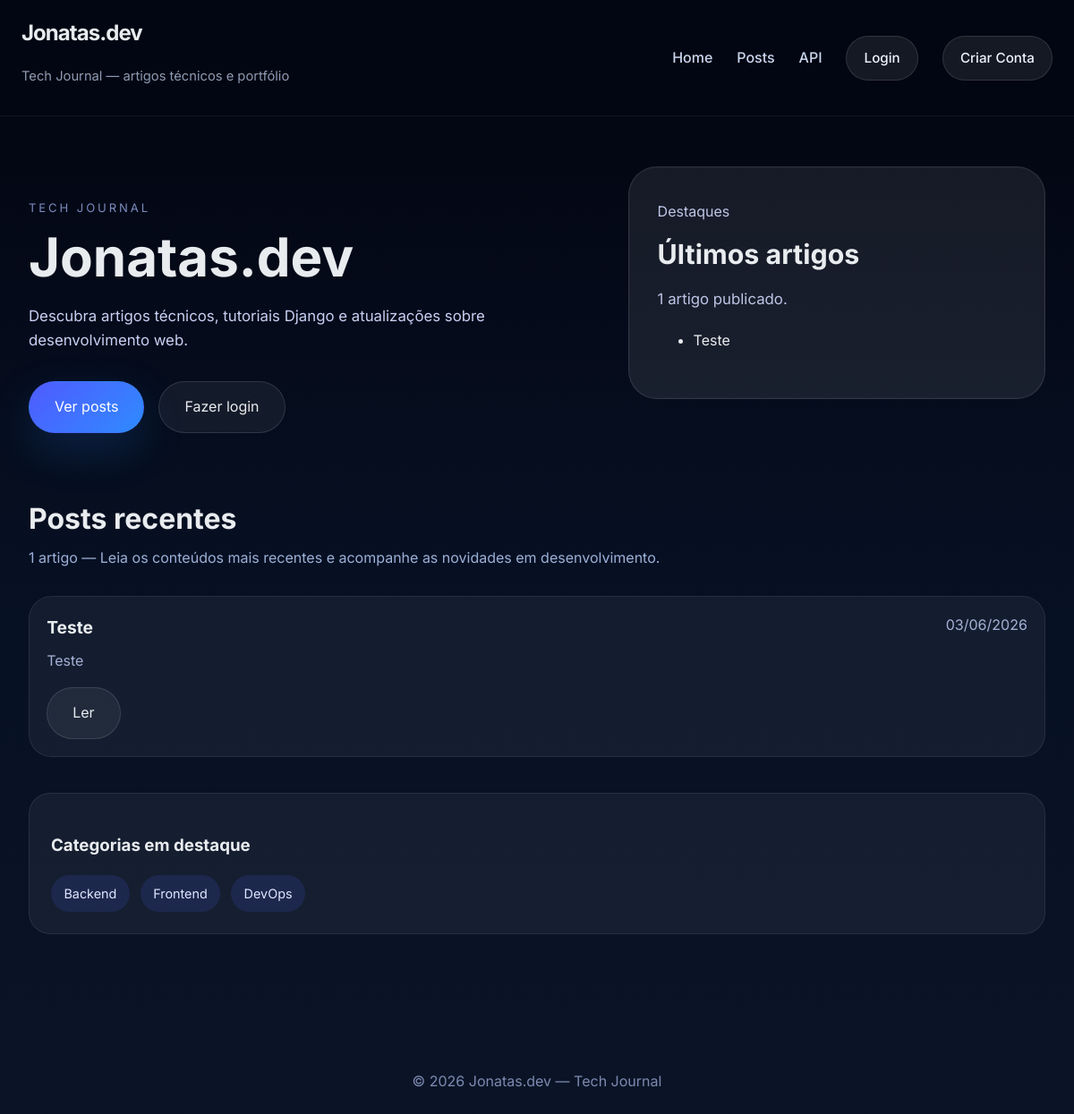
/blog/, run on an earlier commit of the app's database.
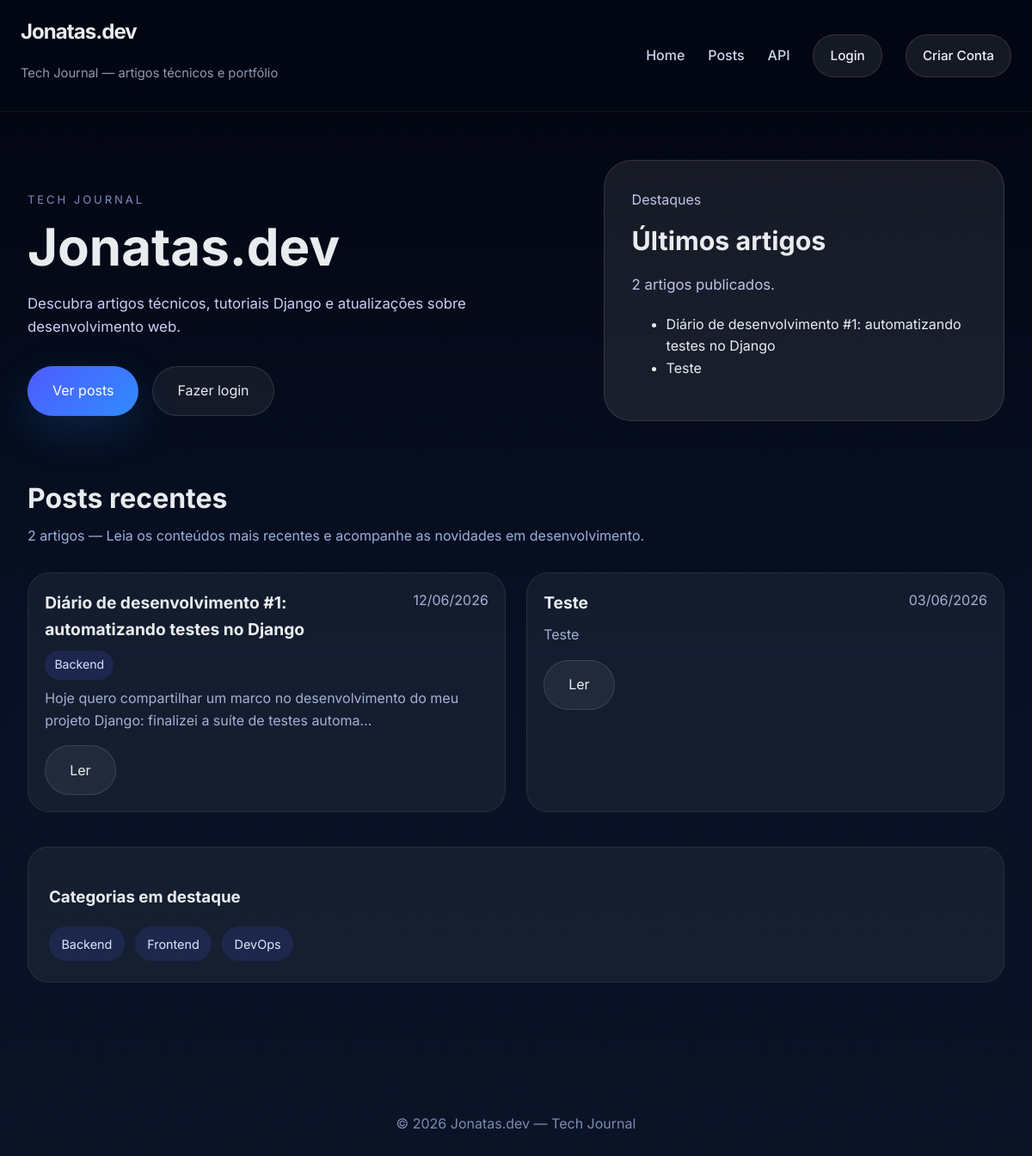
And on a later commit of the database.
### blog/models.py (models this page shows, shortened)
class Post(models.Model):
    title = models.CharField(max_length=200)
    content = models.TextField()
    author = models.ForeignKey(User, on_delete=models.CASCADE)
    category = models.ForeignKey(Category, on_delete=models.SET_NULL, null=True, blank=True)
    tags = models.ManyToManyField(Tag, blank=True)
    created_at = models.DateTimeField(auto_now_add=True)
    updated_at = models.DateTimeField(auto_now=True)

class Category(models.Model):
    name = models.CharField(max_length=100)
    slug = models.SlugField(unique=True)

### blog/views.py (the view)
# urls.py: path('', views.home, name='home'),
def home(request):
    recent_posts = Post.objects.select_related('category', 'author').order_by('-created_at')[:4]
    categories = Category.objects.all()
    total_posts = Post.objects.count()
    return render(request, "core/home.html", {
        "featured_posts": recent_posts,
        "categories": categories,
        "total_posts": total_posts,
    })

### core/templates/core/home.html (shortened to what this page needs)
{% extends "core/base.html" %}
{% block content %}
<section class="hero-card">
    <div class="hero-copy">
        <p class="eyebrow">Tech Journal</p>
        <h1>Jonatas.dev</h1>
        <p class="hero-description">Descubra artigos técnicos, tutoriais Django e atualizações sobre desenvolvimento web.</p>
        <div class="hero-actions">
            <a href="{% url 'post_list' %}" class="btn-primary">Ver posts</a>
            {% if not user.is_authenticated %}
                <a href="{% url 'login' %}" class="btn-secondary">Fazer login</a>
            {% else %}
                <a href="{% url 'post_create' %}" class="btn-secondary">Novo artigo</a>
            {% endif %}
        </div>
    </div>
    <div class="hero-visual">
        <div class="hero-card-small">
            <p class="eyebrow">Destaques</p>
            <h2>Últimos artigos</h2>
            <p class="hero-description" style="margin-bottom: 1.2rem;">{{ total_posts }} artigo{{ total_posts|pluralize }} publicado{{ total_posts|pluralize }}.</p>
            {% if featured_posts %}
            <ul class="sidebar-list" style="margin-top: 0;">
                {% for post in featured_posts|slice:":3" %}
                <li><a href="{% url 'post_detail' post.id %}">{{ post.title }}</a></li>
                {% endfor %}
            </ul>
            {% endif %}
        </div>
    </div>
</section>
<section class="featured-section">
    <div class="section-header">
        <h2>Posts recentes</h2>
        <p>{{ total_posts }} artigo{{ total_posts|pluralize }} — Leia os conteúdos mais recentes e acompanhe as novidades em desenvolvimento.</p>
    </div>
    <div class="post-grid">
        {% for post in featured_posts %}
        <article class="post-card">
            <div class="post-card-header">
                <h3><a href="{% url 'post_detail' post.id %}">{{ post.title }}</a></h3>
                <span class="post-meta">{{ post.created_at|date:"d/m/Y" }}</span>
            </div>
            {% if post.category %}
            <div class="post-tag-row"><span class="badge">{{ post.category.name }}</span></div>
            {% endif %}
            <p class="preview">{{ post.content|truncatechars:110 }}</p>
            <a href="{% url 'post_detail' post.id %}" class="btn-secondary">Ler</a>
        </article>
        {% empty %}
        <div class="panel-card">
            <p>Nenhum post publicado ainda. Crie seu primeiro artigo agora.</p>
        </div>
        {% endfor %}
    </div>
</section>
<aside class="sidebar">
    <div class="panel-card">
        <h3>Categorias em destaque</h3>
        <div class="pill-list">
            {% for category in categories %}
            <span class="pill">{{ category.name }}</span>
            {% endfor %}
        </div>
    </div>
</aside>
{% endblock %}

### core/templates/core/base.html (shortened to what this page needs)
{% load static %}
<!DOCTYPE html>
<html lang="pt-br">
<head>
    <link rel="stylesheet" href="{% static 'css/style.css' %}">
</head>
<body>
<header class="navbar">
    <div class="container">
        <div class="brand">
            <a class="logo" href="{% url 'home' %}">Jonatas.dev</a>
            <p class="brand-tag">Tech Journal — artigos técnicos e portfólio</p>
        </div>
        <nav aria-label="Menu principal">
            <a href="{% url 'home' %}">Home</a>
            <a href="{% url 'post_list' %}">Posts</a>
            <a href="/api/docs/">API</a>
            {% if user.is_authenticated %}
                <a href="{% url 'profile' %}" class="btn-small">Perfil</a>
                <a href="{% url 'post_create' %}" class="btn-small">Novo artigo</a>
                <form id="logout-form" action="{% url 'logout' %}" method="post" style="display:inline">
                    {% csrf_token %}
                    <button type="submit" class="btn-small">Sair</button>
                </form>
            {% else %}
                <a href="{% url 'login' %}" class="btn-small">Login</a>
                <a href="/signup/" class="btn-small">Criar Conta</a>
            {% endif %}
        </nav>
    </div>
</header>
<main class="notion-container">
    {% block content %}{% endblock %}
</main>
<footer class="footer">
    <p>© 2026 Jonatas.dev — Tech Journal</p>
</footer>
</body>
</html>

### static/css/style.css (style rules this page uses)
* { box-sizing: border-box; }
html { scroll-behavior: smooth; }
body { margin: 0; font-family: 'Inter', system-ui, -apple-system, BlinkMacSystemFont, 'Segoe UI', sans-serif; color: #e9ecef; background: linear-gradient(180deg, #02040f 0%, #071124 55%, #0b1426 100%); line-height: 1.6; }
a { color: inherit; text-decoration: none; }
button, .btn-primary, .btn-secondary { font-family: inherit; }
.notion-container { padding: 3rem 2rem 4rem; min-height: calc(100vh - 120px); }
.container { width: min(1180px, calc(100% - 3rem)); margin: 0 auto; }
.navbar { background: rgba(3, 7, 18, 0.96); border-bottom: 1px solid rgba(255, 255, 255, 0.06); position: sticky; top: 0; z-index: 20; }
.navbar .container { display: flex; align-items: center; justify-content: space-between; gap: 1rem; padding: 1.1rem 0; }
.brand { display: flex; flex-direction: column; gap: 0.18rem; }
.logo { font-size: 1.5rem; font-weight: 700; letter-spacing: -0.04em; }
.brand-tag { font-size: 0.92rem; color: #8f9bb3; }
nav a { margin-left: 1.4rem; color: #cbd6ee; font-weight: 500; }
nav a:first-child { margin-left: 0; }
.hero-card { display: grid; grid-template-columns: minmax(0, 1.35fr) minmax(280px, 1fr); gap: 2.5rem; align-items: center; padding: 0.5rem 0 3rem; }
.hero-copy { padding: 1rem 0; }
.hero-copy .eyebrow { text-transform: uppercase; letter-spacing: 0.22em; color: #7c8bbf; font-size: 0.82rem; margin-bottom: 1rem; }
.hero-copy h1 { margin: 0; font-size: clamp(3rem, 5vw, 4.5rem); line-height: 0.95; max-width: 660px; }
.hero-description { max-width: 36rem; margin: 1.5rem 0 2rem; color: #c8d0f4; font-size: 1.05rem; }
.hero-actions { display: flex; flex-wrap: wrap; gap: 1rem; }
.btn-primary, .btn-secondary, button { display: inline-flex; align-items: center; justify-content: center; border-radius: 999px; padding: 0.95rem 1.75rem; border: 1px solid transparent; transition: transform 160ms ease, box-shadow 160ms ease, background-color 160ms ease; }
.btn-primary { background: linear-gradient(135deg, #4f5bff, #2f8bff); color: #fff; box-shadow: 0 18px 50px rgba(47, 139, 255, 0.18); }
.btn-secondary { background: rgba(255, 255, 255, 0.06); color: #e9ecef; border-color: rgba(255, 255, 255, 0.12); }
.hero-visual { min-height: 320px; }
.hero-card-small { background: rgba(255, 255, 255, 0.08); border: 1px solid rgba(255, 255, 255, 0.1); padding: 2rem; border-radius: 2rem; min-height: 260px; display: flex; flex-direction: column; justify-content: center; box-shadow: inset 0 0 0 1px rgba(255, 255, 255, 0.02); }
.hero-card-small h2 { margin: 0.6rem 0 0.75rem; font-size: 1.9rem; }
.hero-card-small p { margin: 0; color: #bec6e6; line-height: 1.7; }
.btn-small { display: inline-flex; align-items: center; justify-content: center; border-radius: 999px; padding: 0.75rem 1.2rem; background: rgba(255, 255, 255, 0.08); border: 1px solid rgba(255, 255, 255, 0.12); color: #eef2ff; font-size: 0.95rem; cursor: pointer; transition: transform 160ms ease, background-color 160ms ease; }
.section-header { display: flex; flex-direction: column; gap: 0.35rem; margin-bottom: 1.8rem; }
.section-header h2 { margin: 0; font-size: 2rem; }
.section-header p { margin: 0; color: #9cb0d8; }
.post-grid { display: grid; grid-template-columns: repeat(auto-fit, minmax(280px, 1fr)); gap: 1.5rem; }
.post-card { background: rgba(255, 255, 255, 0.05); border: 1px solid rgba(255, 255, 255, 0.08); border-radius: 1.6rem; padding: 1.2rem; transition: transform 180ms ease, border-color 180ms ease, background-color 180ms ease; }
.post-card-header { display: flex; justify-content: space-between; align-items: flex-start; gap: 1rem; margin-bottom: 0.6rem; }
.post-card-header h3 { margin: 0; font-size: 1.2rem; }
.post-meta, .preview { color: #a5b0d4; }
.preview { margin: 0.6rem 0 1rem; }
.post-tag-row { margin: 0.5rem 0; }
.badge { display: inline-flex; align-items: center; padding: 0.35rem 0.7rem; border-radius: 999px; background: rgba(79, 91, 255, 0.15); color: #dbe2ff; font-size: 0.88rem; }
.sidebar { margin-top: 2.5rem; }
.panel-card { background: rgba(255, 255, 255, 0.05); border: 1px solid rgba(255, 255, 255, 0.08); border-radius: 1.5rem; padding: 1.5rem; margin-bottom: 2.5rem; }
.pill-list { display: flex; flex-wrap: wrap; gap: 0.75rem; margin-top: 1rem; }
.pill { display: inline-flex; align-items: center; padding: 0.55rem 0.9rem; border-radius: 999px; background: rgba(79, 91, 255, 0.14); color: #e0e7ff; font-size: 0.9rem; }
footer.footer { text-align: center; padding: 2rem 0; color: #7d8ab1; }

What changed in the data, as far as the page shows it:
added Post: title "Diário de desenvolvimento #1: automatizando testes no Django", created_at "12/06/2026", category.name "Backend", content "Hoje quero compartilhar um marco no desenvolvimento do meu projeto Django: finalizei a suíte de testes automa…"
Also different on the page:
{{ total_posts }}: "1" → "2"
